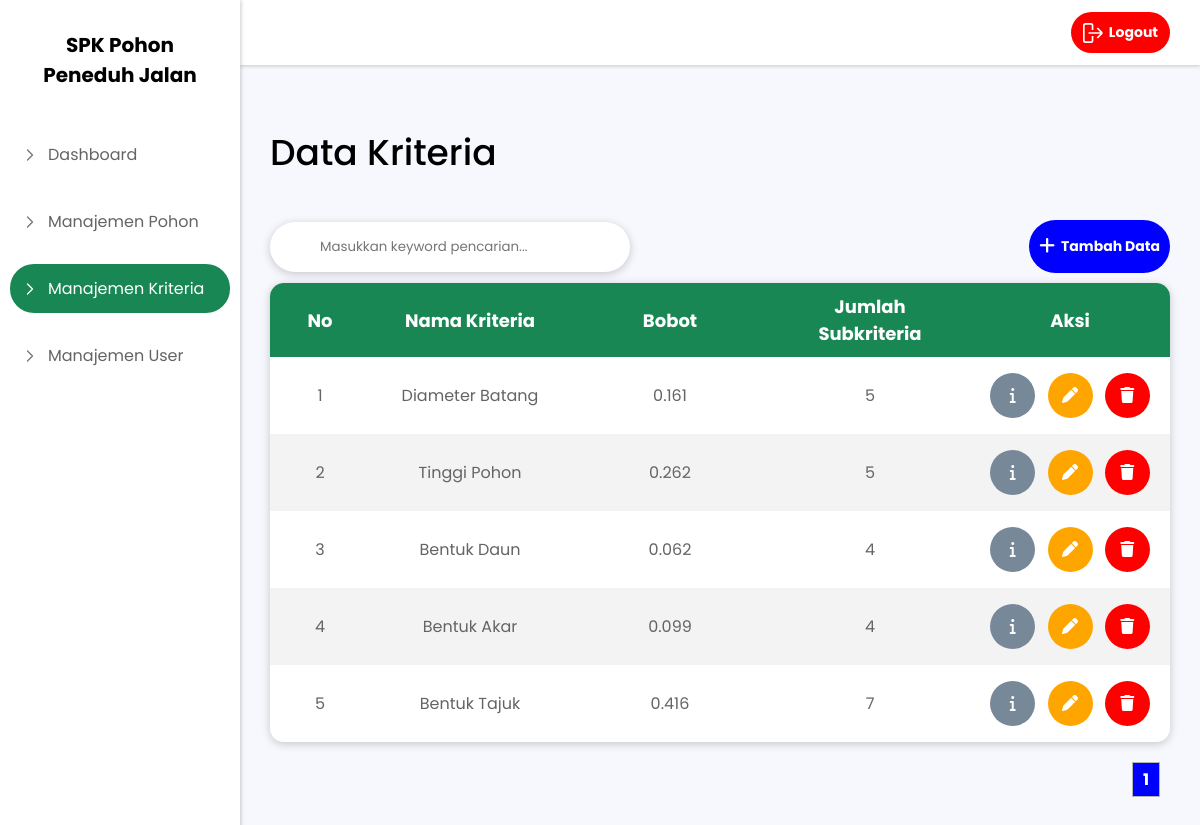
The page /php/admin/manajemenKriteria.php (signed in) on the database its author committed.
### tables this page shows
CREATE TABLE `kriteria` (
  `id_kriteria` int(11) NOT NULL,
  `nama_kriteria` varchar(255) DEFAULT NULL,
  `bobot` float DEFAULT NULL,
  `tipe` enum('Benefit','Cost') DEFAULT NULL
);

### php/config/functions.php (called while the page is built, shortened)
<?php
require 'connection.php';
function query($query)
{
    global $conn;
    $result = mysqli_query($conn, $query);
    $rows = [];
    while ($row = mysqli_fetch_assoc($result)) {
        $rows[] = $row;
    }
    return $rows;
}
function getForeignKeyKriteria($namaKriteria)
{
    global $conn;
    $kriteriaId = "SELECT id_kriteria FROM kriteria WHERE nama_kriteria = '$namaKriteria'";
    $result = mysqli_query($conn, $kriteriaId);
    $fk = mysqli_fetch_assoc($result);
    $fk_id = $fk['id_kriteria'];
    return $fk_id;
}
function countForeignKriteria($namaKriteria)
{
    global $conn;
    $fk_id = getForeignKeyKriteria($namaKriteria);
    $query = "SELECT nama_subkriteria FROM subkriteria WHERE kriteria_id = $fk_id";
    $result = mysqli_query($conn, $query);
    $rows = [];
    while ($row = mysqli_fetch_assoc($result)) {
        $rows[] = $row;
    }
    return count($rows);
}

### php/admin/manajemenKriteria.php (the view, shortened to what this page needs)
<?php
require '../config/functions.php';
$jumlahDataPerHalaman = 10;
$jumlahData = count(query("SELECT * FROM kriteria"));
$jumlahHalaman = ceil($jumlahData / $jumlahDataPerHalaman);
$halamanAktif = (isset($_GET["halaman"])) ? $_GET["halaman"] : 1;
$awalData = ($jumlahDataPerHalaman * $halamanAktif) - $jumlahDataPerHalaman;
$kriteria = query("SELECT * FROM kriteria LIMIT $awalData, $jumlahDataPerHalaman");
?>
<!DOCTYPE html>
<html lang="en">
<head>
    <link rel="stylesheet" href="https://cdnjs.cloudflare.com/ajax/libs/font-awesome/6.0.0/css/all.min.css">
    <link rel=" stylesheet" href="https://unpkg.com/aos@next/dist/aos.css" />
    <link rel="stylesheet" href="../../css/styleDataPohonKriteria.css">
</head>
<body>
    <div class="area">
        <div class="sidebar">
            <div class="title">
                <h4>SPK Pohon Peneduh Jalan</h4>
            </div>
            <div class="list">
                <ul>
                    <li>
                        <a href="index.php" class="anc">
                            <img src="../../img/chevron-right.svg" alt="" class="icon">Dashboard
                        </a>
                    </li>
                    <li><a href="manajemenPohon.php" class="anc"><img src="../../img/chevron-right.svg" alt="" class="icon">Manajemen Pohon</a></li>
                    <li><a href="manajemenKriteria.php" class="anc active"><img src="../../img/chevron-right.svg" alt="" class="on">Manajemen Kriteria</a></li>
                    <li><a href="manajemenUser.php" class="anc"><img src="../../img/chevron-right.svg" alt="" class="icon">Manajemen User</a></li>
                </ul>
            </div>
        </div>
        <div class="content">
            <div class="navbar">
                <div class="home">
                    <a href="../logout.php">
                        <button>
                            <img src="../../img/sign-out-alt.svg" alt="">Logout
                        </button>
                    </a>
                </div>
            </div>
            <div class="header">
                <div class="title">
                    <h2>Data Kriteria</h2>
                </div>
            </div>
            <div class="detail">
                <div class="addArea">
                    <form action="" method="get">
                        <img src="../../img/search.png" alt=""><input type="text" name="search" placeholder="Masukkan keyword pencarian..." id="keyword" autocomplete="off" autofocus>
                    </form>
                    <a href="createKriteria.php"><button><i class="fa-regular fa-plus"></i>Tambah Data</button></a>
                </div>
                <div class="tableArea" id="content-table">
                    <table>
                        <tr>
                            <th>No</th>
                            <th>Nama Kriteria</th>
                            <th>Bobot</th>
                            <th>Jumlah Subkriteria</th>
                            <th>Aksi</th>
                        </tr>
                        <?php $i = $awalData + 1; ?>
                        <?php foreach ($kriteria as $row) : ?>
                            <tr>
                                <td class="no"><?= $i; ?></td>
                                <td class="item2"><?= $row["nama_kriteria"]; ?></td>
                                <td class="item2"><?= number_format($row["bobot"], 3); ?></td>
                                <td class="item2"><?= countForeignKriteria($row["nama_kriteria"]); ?></td>
                                <td class="item2">
                                    <a href="infoKriteria.php?nama_kriteria=<?= $row["nama_kriteria"]; ?>"><button class="detail"><i class="fas fa-info  "></i></button></a>
                                    <a href="updateKriteria.php?id=<?= $row["id_kriteria"]; ?>"><button class=" update"><i class="fas fa-pen"></i></button></a>
                                    <a href="deleteKriteria.php?id=<?= $row["id_kriteria"]; ?>" onclick="return confirm('Yakin untuk menghapus data ini?')"><button class="delete"><i class="fas fa-trash"></i></button></a>
                                </td>
                            </tr>
                            <?php $i++; ?>
                        <?php endforeach; ?>
                    </table>
                </div>
                <div class="paginition">
                    <?php for ($i = 1; $i <= $jumlahHalaman; $i++) : ?>
                        <?php if ($i == $halamanAktif) : ?>
                            <a href="?halaman=<?= $i; ?>" class="list active"><?= $i; ?></a>
                        <?php else : ?>
                            <a href="?halaman=<?= $i; ?>" class="list"><?= $i; ?></a>
                        <?php endif; ?>
                    <?php endfor; ?>
                </div>
            </div>
        </div>
    </div>
</body>
</html>

### rows shown on the page
kriteria: nama_kriteria "Diameter Batang", bobot "0.161", nama_kriteria "5"
kriteria: nama_kriteria "Tinggi Pohon", bobot "0.262", nama_kriteria "5"
kriteria: nama_kriteria "Bentuk Daun", bobot "0.062", nama_kriteria "4"
kriteria: nama_kriteria "Bentuk Akar", bobot "0.099", nama_kriteria "4"
kriteria: nama_kriteria "Bentuk Tajuk", bobot "0.416", nama_kriteria "7"
